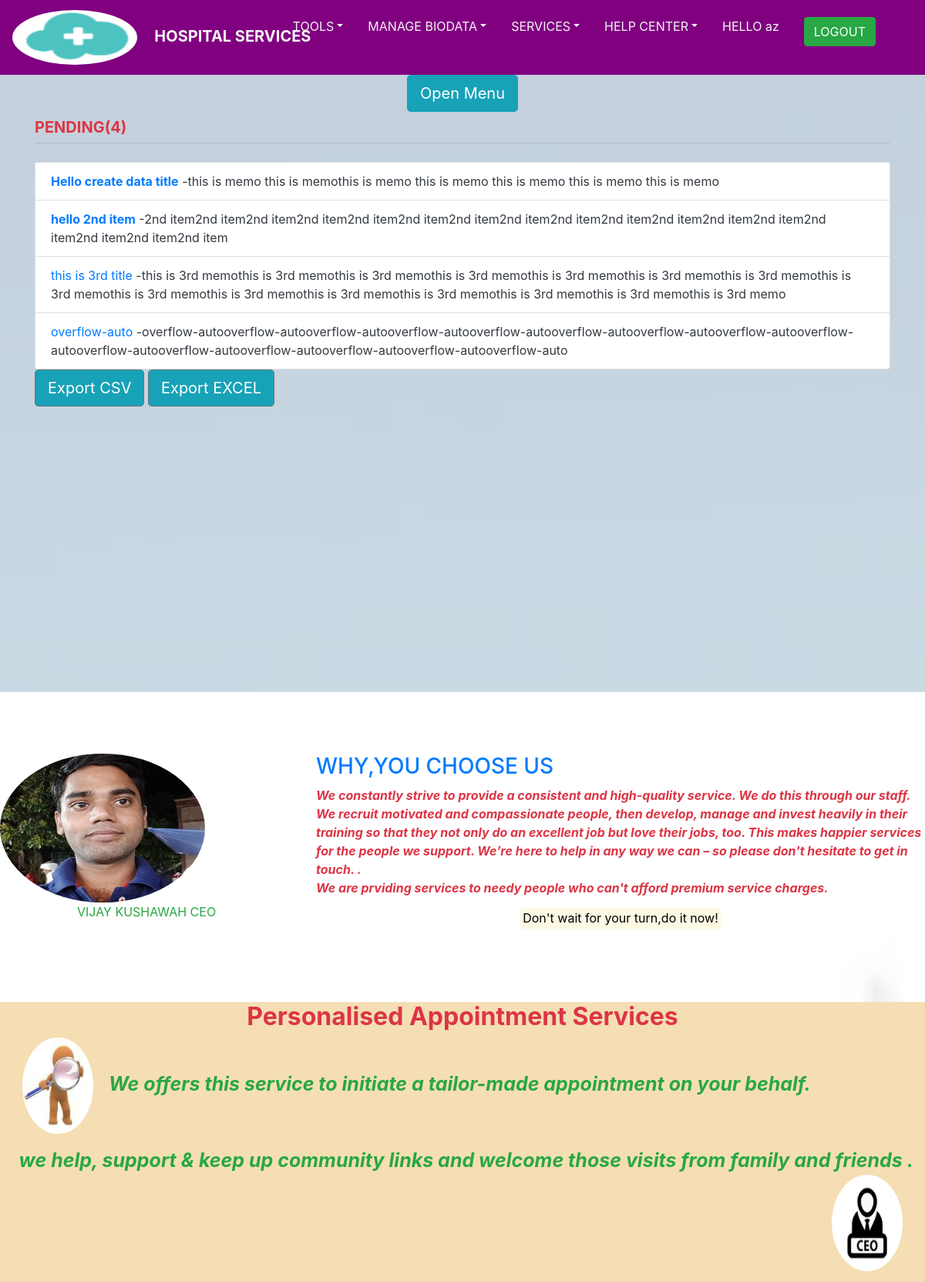
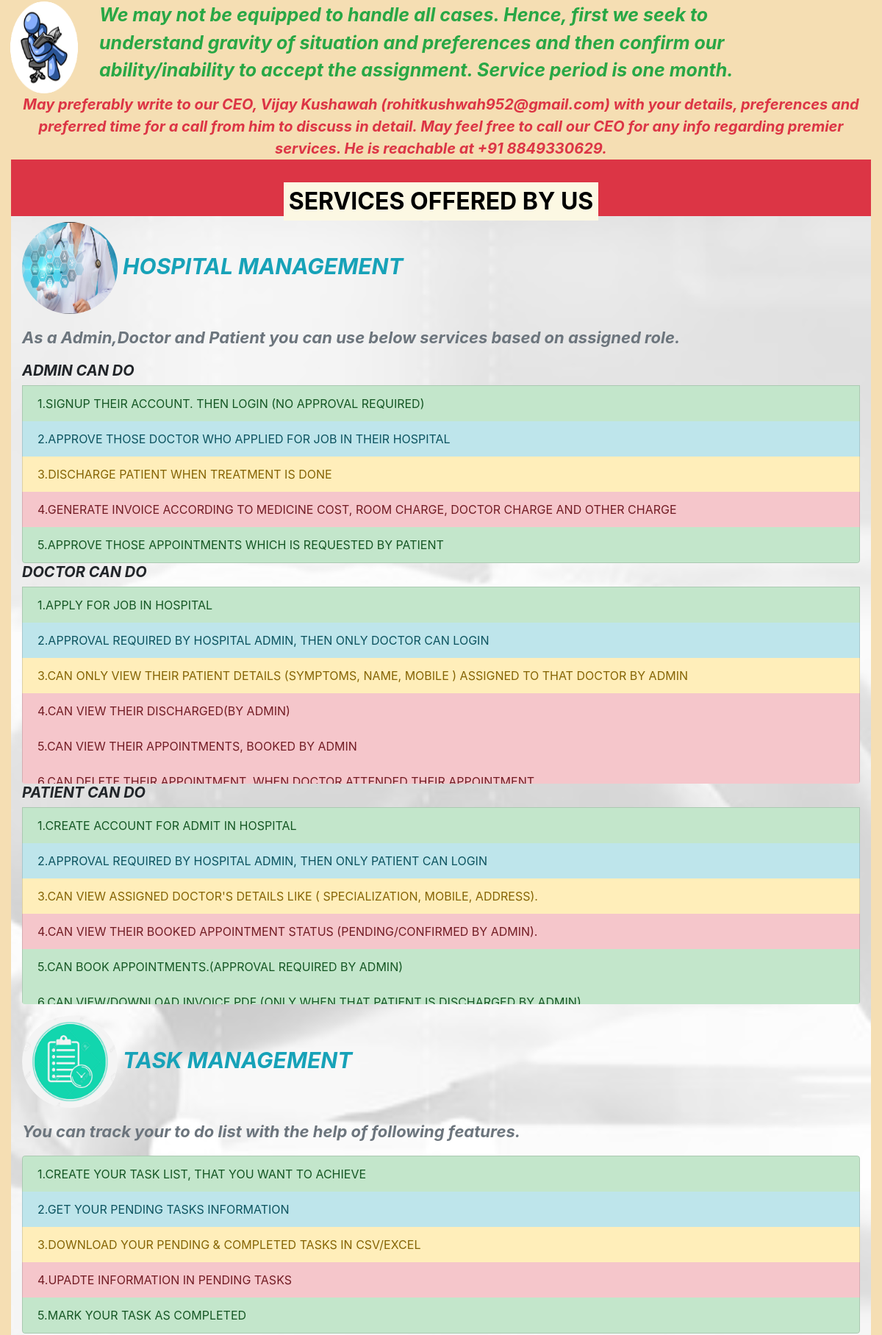
The app's page /current/ (signed in, upper part) with its own data (2 pictures, top to bottom).
### todo/models.py (models this page shows, shortened)
class Todo(models.Model):
    title=models.CharField(max_length=100)
    memo=models.TextField(blank=True)
    created = models.DateTimeField(auto_now_add=True)
    datecompleted = models.DateTimeField(null=True)
    important = models.BooleanField(default=False)
    user = models.ForeignKey(User,on_delete=models.CASCADE)

### todo/views.py (the view)
# urls.py: path('current/',views.currenttodos,name='currenttodos'),
@login_required
def currenttodos(request):
    todos = Todo.objects.filter(user=request.user,datecompleted__isnull=True)
    return render(request,'todo/currenttodos.html',{'todos':todos})

### todo/templates/todo/currenttodos.html (shortened to what this page needs)
{% extends 'todo/base.html' %}
{% block content %}
<div class="overlay">
  <div class="container">
        <div class="row justify-content-center">
          <div class="col-12">
          <div class="toggle"> {% include 'todo/modelpopuptodo.html' %} </div>
            <h5 class="mt-2 text-danger font-weight-bold">PENDING({{todos|length}})</h5>
                      <hr class="mt-0 mb-4">
<ol class="list-group">
  {%  for todo in todos %}
  <a href="{% url 'viewtodo' todo.id %}">
  <li class="list-group-item text-dark list-group-item-action">{% if todo.important %}<b>{% endif %}{{todo.title}}{% if todo.important %}</b>{% endif %}
    </a>
  {% if todo.memo %}
  -{{todo.memo}}
  {% endif %}
  {% endfor %}
  </ol>
   <button class="btn btn-outline-secondary btn-lg bg-info "><a target="_blank" style="text-decoration:none;color:#ffffff;" href="{% url 'exportdatatodo' %}">Export CSV</a></button>
   <button class="btn btn-outline-secondary btn-lg bg-info "><a target="_blank" style="text-decoration:none;color:#ffffff;" href="{% url 'exportexceldatatodo' %}">Export EXCEL</a></button>
  </div></div></div></div>
{% endblock %}

### todo/templates/todo/base.html (shortened to what this page needs)
<link rel="stylesheet" href="https://stackpath.bootstrapcdn.com/bootstrap/4.5.2/css/bootstrap.min.css">
  <link rel="stylesheet" href="http://fortawesome.github.io/Font-Awesome/assets/font-awesome/css/font-awesome.css">
<link rel="stylesheet" href="https://cdnjs.cloudflare.com/ajax/libs/font-awesome/4.7.0/css/font-awesome.min.css">
 <link rel="stylesheet" href="https://stackpath.bootstrapcdn.com/bootstrap/4.1.3/css/bootstrap.min.css">
{% load static %}
 <link rel="stylesheet" type="text/css" href="{% static 'todo/css/main.css' %}">
 <nav class="navbar navbar-expand-lg  ">
 <a class="navbar-brand " href="{% url 'home' %}"><img src="{% static 'todo/logo.PNG' %}" width="50%" height="71px" style="border-radius: 50%;">&nbsp &nbsp  <b clss="nav-link">HOSPITAL SERVICES</b></a>
<div class="collapse navbar-collapse " id="navbarSupportedContent">     <ul class="nav navbar-nav mr-4">
 <li class="nav-item dropdown">
     <a class="nav-link dropdown-toggle" data-toggle="dropdown" data-value="portfolio" href="#">TOOLS</a>
  </li>
  <li class="nav-item dropdown">
      <a class="nav-link dropdown-toggle" data-toggle="dropdown" data-value="portfolio" href="#">MANAGE BIODATA</a>
   </li>
   <li class="nav-item dropdown">
       <a class="nav-link dropdown-toggle" data-toggle="dropdown" data-value="portfolio" href="#">SERVICES</a>
    </li>
    <li class="nav-item dropdown">
        <a class="nav-link dropdown-toggle" data-toggle="dropdown" data-value="portfolio" href="#">HELP CENTER</a>
     </li>
 {% if user.is_authenticated %}
  <li class="nav-item "><a class="nav-link " data-value="blog" href="{% url 'myprofiletodo' %}">HELLO {{user.username}}</a></li>
 <li class="nav-item">
  <a class="nav-link " data-value="contact" href="{% url 'completedtodos' %}"><form  action="{% url 'logoutuser' %}" method="POST">
    <button type="submit" class="btn btn-success">LOGOUT</button>
  </form></a>       </li>
 {% endif %}
  </ul>
</div></nav>
<div class="content overflow-auto" id="content" style="background-image: url('{% static 'todo/bg.jpg' %}');background-attachment: fixed;
 background-size: cover;
 background-position: center;">
{% block content %}{% endblock %}
</div>
{% include 'todo/ceobase.html' %}
{% include 'todo/personalizedservicebase.html' %}
{% include 'todo/ourservicebase.html' %}
{% include 'todo/footer.html' %}

### todo/templates/todo/modelpopuptodo.html (shortened to what this page needs)
<center>
    <button type="button" class="btn btn-info btn-lg" data-toggle="modal" data-target="#MyPopup">
        Open Menu</button>
</center>

### todo/templates/todo/ceobase.html
{% load static %}
<div  class="row " style="background-image: url('{% static 'todo/images/successbackgroundbase.png' %}');background-attachment: fixed;
 background-size: cover;
 background-position: center;background-blend-mode: luminosity; ">
   <div class="col-lg-4 col-md-4 col-sm-4 about">
    <img src="{% static 'todo/images/ceopic.png' %}" class="img-fluid" height="40%" style="max-width:70%;height:80%;">
    <span class="text-justify text-success">VIJAY KUSHAWAH CEO</span>
   </div>
   <div class="col-lg-8 col-md-8 col-sm-8 about">
    <h3 class="text-primary">WHY,YOU CHOOSE US</h3>
    <p class="text-danger font-weight-bold font-italic">
      We constantly strive to provide a consistent and high-quality service. We do this through our staff. We recruit motivated and compassionate people, then develop, manage and invest heavily in their training so that they not only do an excellent job but love their jobs, too. This makes happier services for the people we support.
We’re here to help in any way we can – so please don't hesitate to get in touch.
       .<br>
      We are prviding services to needy people who  can't afford premium service charges.
     <b></b><p class="text-center">
     <mark>Don't wait for your turn,do it now! </mark></p>
    </p>
   </div>
  </div>

### todo/templates/todo/personalizedservicebase.html
{% load static %}
<div  class="" style="background-color: #F5DEB3;">
  <h2 class="text-danger text-center font-weight-bold">Personalised Appointment Services</h2>
   <div class="col-lg-12 col-md-12 col-sm-12 ">
    <p style="font-size:25px;"class="text-success text-left font-weight-bold font-italic">
      <img style="border-radius: 50%" width="120px" height="125px" src="{% static 'todo/images/partnersearch.png' %}">
      We offers this service to initiate a tailor-made appointment on your behalf.
    </p>
    <p style="font-size:25px;"class="text-success text-right font-weight-bold font-italic">
      we help, support & keep up community links and welcome those visits from family and friends .
      <img style="border-radius: 50%" width="120px" height="125px" src="{% static 'todo/images/ceoperonalized.png' %}">
    </p>
<div class="row">
    <div c style="col-2 font-size:25px;"class="text-white text-left font-weight-bold font-italic">
      <img style="border-radius: 50%" width="120px" height="125px" src="{% static 'todo/images/personalized1.png' %}">
      </div><div style="font-size:25px;" class="col-10 text-success text-left font-weight-bold font-italic">
      We may not be equipped to handle all cases. Hence, first we seek to understand gravity of situation and preferences and then confirm our ability/inability to accept the assignment. Service period is one month.
    </div>
    <div style="font-size:20px;" class="col-12 text-danger text-white text-left font-weight-bold font-italic">
    <center>
May preferably write to our CEO, Vijay Kushawah (rohitkushwah952@gmail.com) with your details, preferences and preferred time for a call from him to discuss in detail. May feel free to call our CEO for any info regarding premier services. He is reachable at +91 8849330629.
    </center>
   </div>
  </div>

### todo/templates/todo/ourservicebase.html (shortened to what this page needs)
{% load static %}
<div  class="" style="background-image: url('{% static 'todo/images/servicebackground.png' %}');background-attachment: fixed;
 background-size: cover;
 background-position: center;background-blend-mode: luminosity; ">
  <h2 class="text-danger text-center bg-danger font-weight-bold"><br><mark> SERVICES OFFERED BY US<br></h2>
   <div class="col-lg-12 col-md-12 col-sm-12 ">
<a href="{% url 'createbiodatatodo' %}">
    <p style="font-size:30px;"class="text-info text-left font-weight-bold font-italic">
      <img style="border-radius: 50%" width="130px" height="125px" src="{% static 'todo/images/hospitalservices.png' %}">
      HOSPITAL MANAGEMENT
    </p></a>
    <p style="font-size:22px;"class="text-secondary text-left font-weight-bold font-italic">
As a Admin,Doctor and Patient you can use below services based on assigned role.
      <ul class="list-group "><h5 class="font-weight-bold font-italic">ADMIN CAN DO</h5>
  <li class="list-group-item list-group-item-success">1.SIGNUP THEIR ACCOUNT. THEN LOGIN (NO APPROVAL REQUIRED)</li>
  <li class="list-group-item list-group-item-info">2.APPROVE THOSE DOCTOR WHO APPLIED FOR JOB IN THEIR HOSPITAL</li>
  <li class="list-group-item list-group-item-warning">3.DISCHARGE PATIENT WHEN TREATMENT IS DONE</li>
  <li class="list-group-item list-group-item-danger">4.GENERATE INVOICE ACCORDING TO MEDICINE COST, ROOM CHARGE, DOCTOR CHARGE AND OTHER CHARGE</li>
  <li class="list-group-item list-group-item-success">5.APPROVE THOSE APPOINTMENTS WHICH IS REQUESTED BY PATIENT</li>
</ul>
<ul class="list-group"><h5 class="font-weight-bold font-italic">DOCTOR CAN DO</h5>
<li class="list-group-item list-group-item-success">1.APPLY FOR JOB IN HOSPITAL</li>
<li class="list-group-item list-group-item-info">2.APPROVAL REQUIRED BY HOSPITAL ADMIN, THEN ONLY DOCTOR CAN LOGIN</li>
<li class="list-group-item list-group-item-warning">3.CAN ONLY VIEW THEIR PATIENT DETAILS (SYMPTOMS, NAME, MOBILE ) ASSIGNED TO THAT DOCTOR BY ADMIN</li>
<li class="list-group-item list-group-item-danger">4.CAN VIEW THEIR DISCHARGED(BY ADMIN)</li>
<li class="list-group-item list-group-item-danger">5.CAN VIEW THEIR APPOINTMENTS, BOOKED BY ADMIN</li>
<li class="list-group-item list-group-item-danger">6.CAN DELETE THEIR APPOINTMENT, WHEN DOCTOR ATTENDED THEIR APPOINTMENT</li>
</ul>
<ul class="list-group"><h5 class="font-weight-bold font-italic">PATIENT CAN DO</h5>
<li class="list-group-item list-group-item-success">1.CREATE ACCOUNT FOR ADMIT IN HOSPITAL</li>
<li class="list-group-item list-group-item-info">2.APPROVAL REQUIRED BY HOSPITAL ADMIN, THEN ONLY PATIENT CAN LOGIN</li>
<li class="list-group-item list-group-item-warning">3.CAN VIEW ASSIGNED DOCTOR'S DETAILS LIKE ( SPECIALIZATION, MOBILE, ADDRESS).</li>
<li class="list-group-item list-group-item-danger">4.CAN VIEW THEIR BOOKED APPOINTMENT STATUS (PENDING/CONFIRMED BY ADMIN).</li>
<li class="list-group-item list-group-item-success">5.CAN BOOK APPOINTMENTS.(APPROVAL REQUIRED BY ADMIN)</li>
<li class="list-group-item list-group-item-success">6.CAN VIEW/DOWNLOAD INVOICE PDF (ONLY WHEN THAT PATIENT IS DISCHARGED BY ADMIN).</li>
</ul>
    </p>
</div>
<div class="col-lg-12 col-md-12 col-sm-12 ">
<a href="{% url 'createtodo' %}">
 <p style="font-size:30px;"class="text-info text-left font-weight-bold font-italic">
   <img style="border-radius: 50%" width="130px" height="125px" src="{% static 'todo/images/taskmanagementservice.png' %}">
   TASK MANAGEMENT
 </p></a>
 <p style="font-size:22px;"class="text-secondary text-left font-weight-bold font-italic">
   You can track your to do list with the help of following features.
   <ul class="list-group">
 <li class="list-group-item list-group-item-success">1.CREATE YOUR TASK LIST, THAT YOU  WANT TO ACHIEVE</li>
 <li class="list-group-item list-group-item-info">2.GET YOUR PENDING TASKS INFORMATION</li>
 <li class="list-group-item list-group-item-warning">3.DOWNLOAD YOUR PENDING & COMPLETED TASKS IN CSV/EXCEL</li>
 <li class="list-group-item list-group-item-danger">4.UPADTE INFORMATION IN  PENDING TASKS</li>
 <li class="list-group-item list-group-item-success">5.MARK YOUR TASK AS COMPLETED </li>
 </ul>
 </p>
</div>

### todo/templates/todo/footer.html (shortened to what this page needs)
<link rel="stylesheet" href="https://stackpath.bootstrapcdn.com/bootstrap/4.5.2/css/bootstrap.min.css">
{% load static %}

### todo/static/todo/css/main.css (style rules this page uses)
.navbar { background:#800080;position:relative; }
.content { min-height:100%;position:relative; }
.nav-link , .navbar-brand { color: #f4f4f4; cursor: pointer; }
.nav-link { margin-right: 1em !important; }
.navbar-collapse { justify-content: flex-end; }
.overlay { position: absolute; min-height: 100%; min-width: 100%; left: 0; top: 0; background: rgba(244, 244, 244, 0.79); }
.about { margin: 4em 0; padding: 1em; position: relative; }
.about img { height: 50%; width: 70%; border-radius: 50% }
.about span { display: block; color: #888; position: absolute; left: 115px; }
.list-group { max-height: 300px; margin-bottom: 10px; overflow:scroll; -webkit-overflow-scrolling: touch; }

### records on screen
Todo: title "Hello create data title", memo "this is memo this is memothis is memo this is memo this is memo this is memo this is memo"
Todo: title "hello 2nd item", memo "2nd item2nd item2nd item2nd item2nd item2nd item2nd item2nd item2nd item2nd item2nd item2nd item2nd item2nd item2nd item2nd item2nd item"
Todo: title "this is 3rd title", memo "this is 3rd memothis is 3rd memothis is 3rd memothis is 3rd memothis is 3rd memothis is 3rd memothis is 3rd memothis is 3rd memothis is 3rd memothis is 3rd memothis is 3rd memothis is 3rd memothis is 3rd memothis is 3rd memothis is 3rd memo"
Todo: title "overflow-auto", memo "overflow-autooverflow-autooverflow-autooverflow-autooverflow-autooverflow-autooverflow-autooverflow-autooverflow-autooverflow-autooverflow-autooverflow-autooverflow-autooverflow-autooverflow-auto"

### other values on screen
{{ user.username }} "az"
{{ todos|length }} "4"
